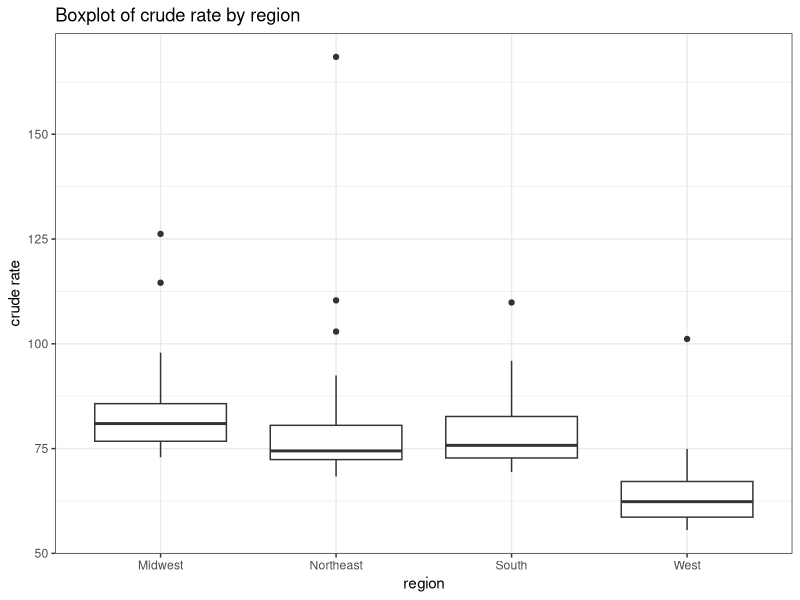
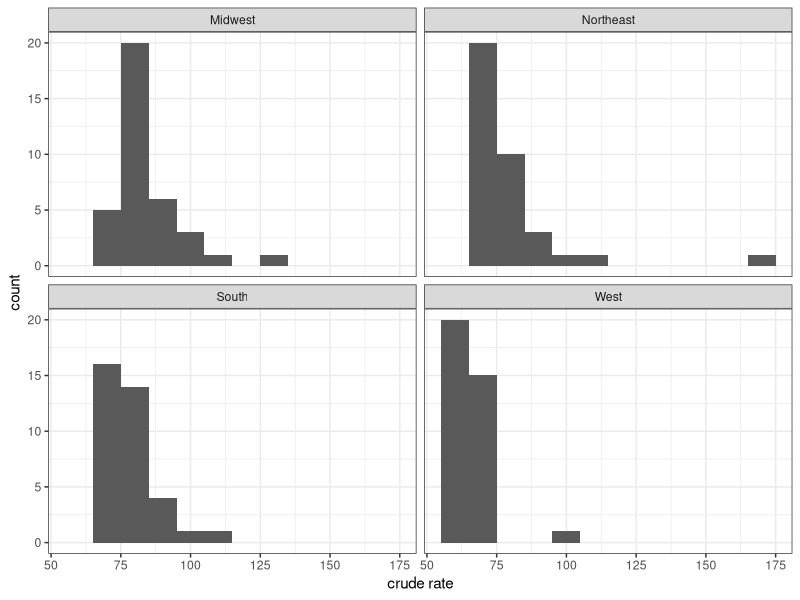
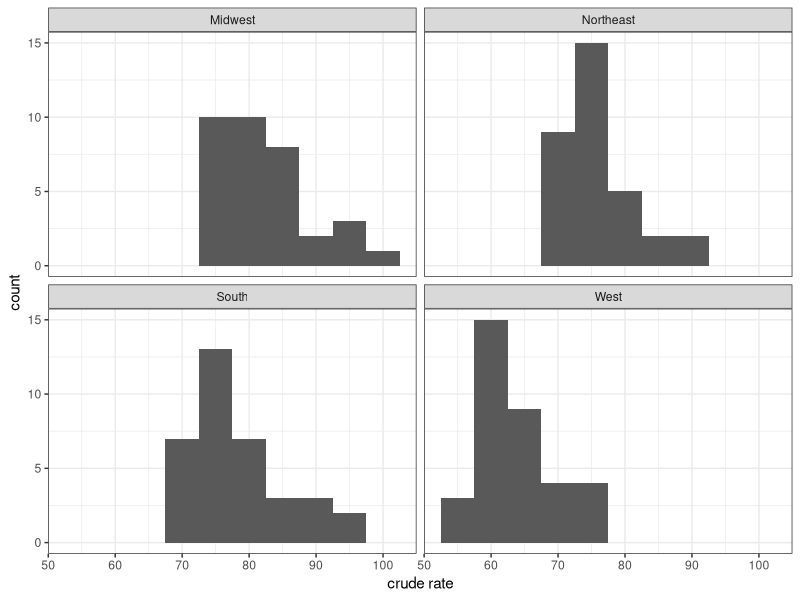

The R source for these figures, in order: (Note: this script raises an error after producing the figures.)
## ---- chunk 1
#| label: load_package
library(tidyverse)
library(ggplot2)
library(rstatix)
## ---- chunk 2
#| label: load_clean_data
# load region data
region <- read.csv("../data/cvd_region_crude_rate.csv")

# create a dummy variable `covid` to indicate if this row of data is 
# before COVID or not. If before COVID happened (Pre-COVID), covid = 0; if after 
# COVID happened, covid = 1
before_covid_index <- append(grep("2018", region$month), grep("2019", 
                                                              region$month))
region$covid <- 1
region$covid[before_covid_index] <- 0
## ---- chunk 3
#| label: summary_statistics
# report summary statistics of `crude_rate`
region %>%
  group_by(region) %>%
  summarise(
    count = n(),
    mean = mean(crude_rate, na.rm = TRUE),
    sd = sd(crude_rate, na.rm = TRUE),
    median = median(crude_rate, na.rm = TRUE),
    IQR = IQR(crude_rate, na.rm = TRUE)
    )
## ---- chunk 4
#| label: boxplot_of_crude_rate_for_each_region
# create a boxplot for crude rates of each region 
ggplot(region, aes(x = region, y = crude_rate)) + geom_boxplot() +
  labs(x = "region", y = "crude rate", 
       title = "Boxplot of crude rate by region") + theme_bw()
## ---- chunk 5
#| label: histogram_of_crude_rate_for_each_region
# create histograms for each region, wrapped in facet
region %>%
  group_by(region) %>%
  ggplot(aes(x=crude_rate)) + geom_histogram(binwidth = 10) + 
  facet_wrap(~ region, nrow = 2, ncol = 2) +
  labs(x = "crude rate") +
  theme_bw()
## ---- chunk 6
#| label: normality_test_of_crude_rate_for_each_region
# report p-values of Shapiro test for each region
region %>%
  group_by(region) %>%
  summarize(p_value = shapiro.test(crude_rate)$p.value)
## ---- chunk 7
#| label: find_outliers_of_each_region
# find outliers of each region
region_outliers <- region %>%
  group_by(region) %>%
  identify_outliers(crude_rate)
region_outliers
## ---- chunk 8
#| label: anti_join_to_remove_ourliers
# remove outliers for each region
region <- region %>%
  anti_join(region_outliers)
## ---- chunk 9
#| label: histogram_of_crude_rate_for_each_region_without_outliers
# create histograms for each region, wrapped in facet
region %>%
  group_by(region) %>%
  ggplot(aes(x=crude_rate)) + geom_histogram(binwidth = 5) + 
  facet_wrap(~ region, nrow = 2, ncol = 2) + 
  labs(x = "crude rate") +
  theme_bw()
## ---- chunk 10
#| label: normality_test_of_crude_rate_for_each_region_without_outliers
# perform normality test again after outlier removal
region %>%
  group_by(region) %>%
  shapiro_test(crude_rate)
## ---- chunk 11
#| label: wilcox_test_for_distribution_comparison
pairwise.wilcox.test(region$crude_rate, region$region, p.adjust.method = "none")
## ---- chunk 12
write.csv(region, file = "../data/cvd_region_crude_rate_clean.csv", 
          row.names = FALSE)
region <- read.csv("../data/cvd_region_crude_rate_clean.csv")
## ---- chunk 13
#| label: anova_crude_rate
anova_result <- region %>%
  aov(crude_rate ~ region, data = .)
summary(anova_result)
## ---- chunk 14
#| label: pre_post_COVID_visualizatoin
region %>%
  mutate(covid = recode(covid, "0" = "Pre-COVID", "1" = "Post-COVID")) %>%
  ggplot(aes(x = region, y = crude_rate)) + geom_boxplot() +
  facet_wrap(~ factor(covid, levels = c("Pre-COVID", "Post-COVID")), nrow = 1) +
  labs(x = "region", y = "crude rate") +
  ggtitle("Pre- and Post-COVID boxplot of crude rate") +
  theme_bw()
## ---- chunk 15
#| label: pre_post_COVID_mean_comparison
pre_post_crude_rate_mean <- region %>%
  mutate(covid = recode(covid, "0" = "Pre-COVID", "1" = "Post-COVID")) %>%
  group_by(covid) %>%
  summarize(mean_value = mean(crude_rate))
pre_post_crude_rate_mean
## ---- chunk 16
region %>% 
  mutate(covid = recode(covid, "0" = "Pre-COVID", "1" = "Post-COVID")) %>%
  group_by(covid) %>% ggplot(aes(x=crude_rate)) + geom_histogram(binwidth = 5) +
  facet_wrap(~factor(covid, levels = c("Pre-COVID", "Post-COVID")), nrow = 2) +
  theme_bw() 
## ---- chunk 17
#| label: northeastern_data_extraction
northeast <- region[region$region %in% "Northeast", ]
## ---- chunk 18
#| label: northeastern_summary_statistics
northeast %>%
  get_summary_stats(crude_rate, type = "mean_sd")
## ---- chunk 19
#| label: northeastern_pre_post_COVID_crude_rate_variance
northeast %>%
  mutate(covid = recode(covid, "0" = "Pre-COVID", "1" = "Post-COVID")) %>%
  group_by(covid) %>%
  summarise(var = var(crude_rate))
## ---- chunk 20
#| label: northeastern_pre_post_COVID_t_test
northeast %>%
  t_test(crude_rate ~ covid, alternative = "less", var.equal = FALSE) %>%
  add_significance()
## ---- chunk 21
#| label: northeastern_pre_post_COVID_boxplot
northeast %>%
  mutate(covid = recode(covid, "0" = "Pre-COVID", "1" = "Post-COVID")) %>%
  ggplot(aes(x = factor(covid, levels = c("Pre-COVID", "Post-COVID")), 
             y = crude_rate)) + geom_boxplot() +
  labs(x = "time", y = "crude rate") +
  ggtitle("Pre- and Post-COVID crude rate boxplot in the Northeastern region") +
  theme_bw()
## ---- chunk 22
#| label: midwestern_data_extraction
midwest <- region[region$region %in% "Midwest", ]
## ---- chunk 23
#| label: midwestern_summary_statistics
midwest %>%
  get_summary_stats(crude_rate,type = "mean_sd")
## ---- chunk 24
#| label: northeastern_pre_post_COVID_crude_rate_variance
midwest %>%
  mutate(covid = recode(covid, "0" = "Pre-COVID", "1" = "Post-COVID")) %>%
  group_by(covid) %>%
  summarise(var = var(crude_rate))
## ---- chunk 25
#| label: midwestern_pre_post_COVID_t_test
midwest %>%
  t_test(crude_rate ~ covid, alternative = "less", var.equal = FALSE) %>%
  add_significance()
## ---- chunk 26
#| label: midwestern_pre_post_COVID_boxplot
midwest %>%
  mutate(covid = recode(covid, "0" = "Pre-COVID", "1" = "Post-COVID")) %>%
  ggplot(aes(x = factor(covid, levels = c("Pre-COVID", "Post-COVID")), 
             y = crude_rate)) +
  geom_boxplot() + labs(x = "time", y = "crude rate") +
  ggtitle("Pre- and Post-COVID crude rate boxplot in the Midwestern region") +
  theme_bw()
## ---- chunk 27
#| label: southern_data_extraction
south <- region[region$region %in% "South", ]
## ---- chunk 28
#| label: southern_summary_statistics
south %>%
  get_summary_stats(crude_rate,type = "mean_sd")
## ---- chunk 29
#| label: southern_pre_post_COVID_crude_rate_variance
south %>%
  mutate(covid = recode(covid, "0" = "Pre-COVID", "1" = "Post-COVID")) %>%
  group_by(covid) %>%
  summarise(var = var(crude_rate))
## ---- chunk 30
#| label: southern_pre_post_COVID_t_test
south %>%
  t_test(crude_rate ~ covid, alternative = "less", var.equal = FALSE) %>%
  add_significance()
## ---- chunk 31
#| label: southern_pre_post_COVID_boxplot
south %>%
  mutate(covid = recode(covid, "0" = "Pre-COVID", "1" = "Post-COVID")) %>%
  ggplot(aes(x = factor(covid, levels = c("Pre-COVID", "Post-COVID")), 
             y = crude_rate)) +
  geom_boxplot() + labs(x = "time", y = "crude rate") +
  ggtitle("Pre- and Post-COVID crude rate boxplot in the Southern region") +
  theme_bw()
## ---- chunk 32
#| label: western_data_extraction
west <- region[region$region %in% "West", ]
## ---- chunk 33
#| label: western_summary_statistics
west %>%
  get_summary_stats(crude_rate,type = "mean_sd")
## ---- chunk 34
#| label: western_pre_post_COVID_crude_rate_variance
west %>%
  mutate(covid = recode(covid, "0" = "Pre-COVID", "1" = "Post-COVID")) %>%
  group_by(covid) %>%
  summarise(var = var(crude_rate))
## ---- chunk 35
#| label: western_pre_post_COVID_t_test
west %>%
  t_test(crude_rate ~ covid, alternative = "less", var.equal = TRUE) %>%
  add_significance()
## ---- chunk 36
#| label: western_pre_post_COVID_boxplot
west %>%
  mutate(covid = recode(covid, "0" = "Pre-COVID", "1" = "Post-COVID")) %>%
  ggplot(aes(x = factor(covid, levels = c("Pre-COVID", "Post-COVID")), 
             y = crude_rate)) +
  geom_boxplot() + labs(x = "time", y = "crude rate") +
  ggtitle("Pre- and Post-COVID crude rate boxplot in the Western region") +
  theme_bw()
